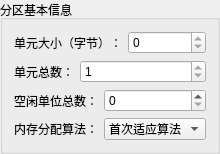
         <widget class="QGroupBox" name="basicInfoGroupBox">
          <property name="title">
           <string notr="true">分区基本信息</string>
          </property>
          <layout class="QVBoxLayout" name="verticalLayout">
           <item>
            <layout class="QFormLayout" name="unitSizeFormLayout">
             <item row="0" column="0">
              <widget class="QClickedLabel" name="unitSizeLabel">
               <property name="toolTip">
                <string notr="true">unit size</string>
               </property>
               <property name="statusTip">
                <string notr="true"/>
               </property>
               <property name="text">
                <string notr="true">单元大小（字节）：</string>
               </property>
              </widget>
             </item>
             <item row="0" column="1">
              <widget class="QSpinBox" name="unitSizeSpinBox">
               <property name="readOnly">
                <bool>true</bool>
               </property>
               <property name="minimum">
                <number>0</number>
               </property>
               <property name="maximum">
                <number>104857600</number>
               </property>
               <property name="singleStep">
                <number>0</number>
               </property>
              </widget>
             </item>
            </layout>
           </item>
           <item>
            <layout class="QFormLayout" name="unitSumFormLayout">
             <item row="0" column="0">
              <widget class="QLabel" name="unitSumLabel">
               <property name="text">
                <string notr="true">单元总数：</string>
               </property>
              </widget>
             </item>
             <item row="0" column="1">
              <widget class="QSpinBox" name="unitSumSpinBox">
               <property name="readOnly">
                <bool>true</bool>
               </property>
               <property name="minimum">
                <number>1</number>
               </property>
               <property name="maximum">
                <number>104857600</number>
               </property>
              </widget>
             </item>
            </layout>
           </item>
           <item>
            <layout class="QFormLayout" name="freeUnitSumFormLayout">
             <item row="0" column="0">
              <widget class="QLabel" name="freeUnitSumLabel">
               <property name="text">
                <string notr="true">空闲单位总数：</string>
               </property>
              </widget>
             </item>
             <item row="0" column="1">
              <widget class="QSpinBox" name="freeUnitSumSpinBox">
               <property name="maximum">
                <number>104857600</number>
               </property>
              </widget>
             </item>
            </layout>
           </item>
           <item>
            <layout class="QFormLayout" name="memoryAllocationAlgorithmFormLayout">
             <item row="0" column="0">
              <widget class="QLabel" name="memoryAllocationAlgorithmLabel">
               <property name="text">
                <string notr="true">内存分配算法：</string>
               </property>
              </widget>
             </item>
             <item row="0" column="1">
              <widget class="QComboBox" name="memoryAllocationAlgorithmComboBox">
               <property name="currentText">
                <string notr="true">首次适应算法</string>
               </property>
               <item>
                <property name="text">
                 <string notr="true">首次适应算法</string>
                </property>
               </item>
               <item>
                <property name="text">
                 <string notr="true">最佳适应算法</string>
                </property>
               </item>
               <item>
                <property name="text">
                 <string notr="true">最差适应算法</string>
                </property>
               </item>
              </widget>
             </item>
            </layout>
           </item>
          </layout>
         </widget>
